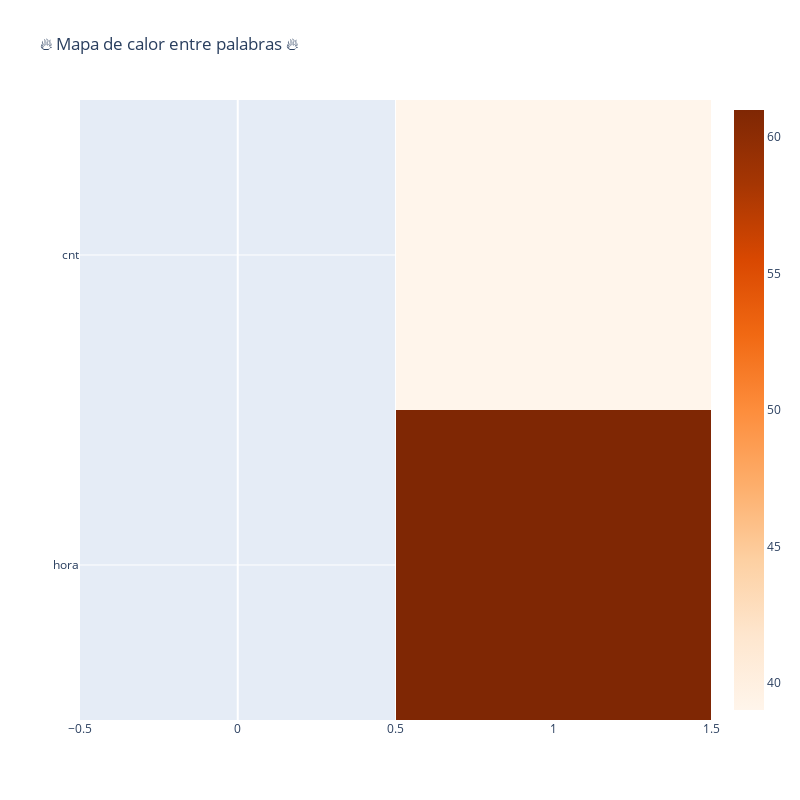

Source (notebook cell):
### Code cell
trace = go.Heatmap(z=temp.values.tolist(),
                   x=temp.index.values,
                   y=temp.columns.values,
                   colorscale='Oranges')

layout = go.Layout(title='🔥 Mapa de calor entre palabras 🔥',
                   width=800, height=800)

fig = go.Figure(data=[trace],layout=layout)
iplot(fig)

### Figure 1 — Plotly figure (JSON) as saved in the notebook; plotly's stock layout.template omitted (floating-point values rounded to 4 significant figures)
{"data": [{"colorscale": [[0, "rgb(255,245,235)"], [0.125, "rgb(254,230,206)"], [0.25, "rgb(253,208,162)"], [0.375, "rgb(253,174,107)"], [0.5, "rgb(253,141,60)"], [0.625, "rgb(241,105,19)"], [0.75, "rgb(217,72,1)"], [0.875, "rgb(166,54,3)"], [1, "rgb(127,39,4)"]], "type": "heatmap", "x": [0, 1], "y": ["hora", "cnt"], "z": [["22:05:00", 61], ["22:06:00", 39]]}], "layout": {"height": 800, "title": {"text": "🔥 Mapa de calor entre palabras 🔥"}, "width": 800}}
